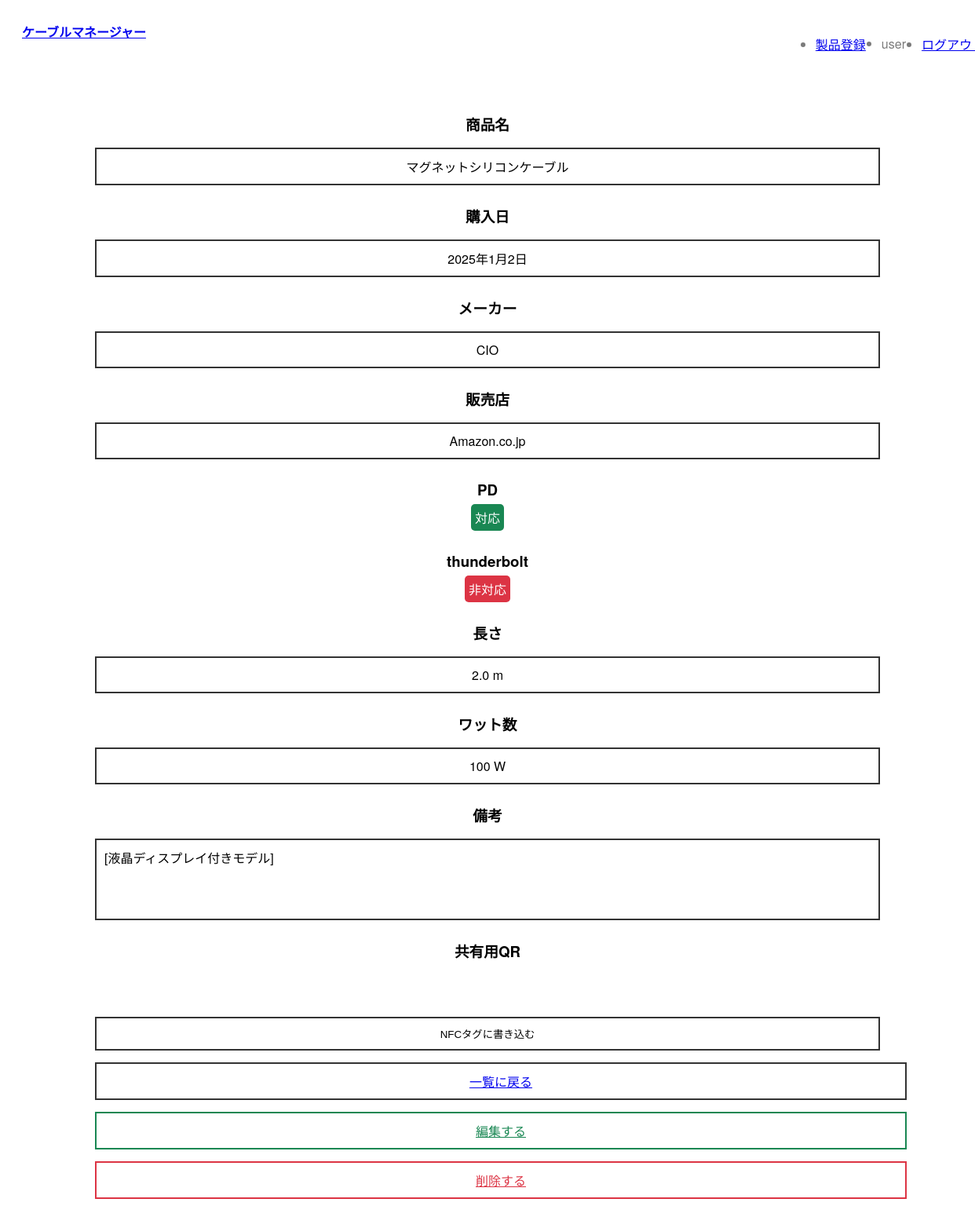
The app's page /7 (signed in) with its own data.
### accounts/models.py (models this page shows)
class CustomUser(AbstractBaseUser, PermissionsMixin):
    username = models.CharField(max_length=150, unique=True)
    email = models.EmailField(unique=True)
    last_name = models.CharField(max_length=150, blank=True)
    first_name = models.CharField(max_length=150, blank=True)
    is_active = models.BooleanField(default=True)
    is_staff = models.BooleanField(default=False)
    date_joined = models.DateTimeField(default=timezone.now)
    groups = models.ManyToManyField(Group, related_name='customuser_set',blank=True)
    user_permissions = models.ManyToManyField(Permission, related_name='customuser_set',blank=True)
    objects = CustomUserManager()
    USERNAME_FIELD = "username"
    REQUIRED_FIELDS = ["email"]
    def __str__(self):
        return self.username or self.email

### manage/models.py (models this page shows, shortened)
class Item(models.Model):
    name = models.CharField(max_length=50)
    user = models.ForeignKey(CustomUser,on_delete=models.CASCADE)
    created = models.DateTimeField(auto_now_add=True)
    modified = models.DateTimeField(auto_now=True)
    date = models.DateField(null=True, blank=True)
    Manufacturer = models.CharField(max_length=25, null=True, blank=True)
    Store = models.CharField(max_length=25, null=True, blank=True)
    length = models.DecimalField(max_digits=4, decimal_places=1, null=True, blank=True)
    watt = models.PositiveIntegerField(null=True, blank=True)
    PD = models.BooleanField(null=True, blank=True)
    thunderbolt = models.PositiveIntegerField(null=True, blank=True)
    comment = models.TextField(null=True, blank=True)

### manage/views.py (the view)
# urls.py: path('<int:id>', views.detail, name='detail'),
def detail(request, id):
    item = get_object_or_404(Item, id=id)
    context = {
        'item': item,
    }
    return render(request, 'manage/detail.html', context)

### myapp/context_processors.py (called while the page is built)
def debug(request):
    return {'debug': settings.DEBUG}

### manage/templates/manage/detail.html (shortened to what this page needs)
{% extends "base.html" %}
{% block content %}
<main class="detail">
    <h3 class="title">商品名</h3>
    <p>{{ item.name }}</p>
    <h3>購入日</h3>
    {% if item.date != null %}
        <p>{{ item.date }}</p>
    {% else %}
        <p>不明</p>
    {% endif %}
    <h3>メーカー</h3>
    {% if item.Manufacturer != null %}
        <p>{{ item.Manufacturer }}</p>
    {% else %}
        <p>不明</p>
    {% endif %}
    <h3>販売店</h3>
    {% if item.Store != null %}
        <p>{{ item.Store }}</p>
    {% else %}
        <p>不明</p>
    {% endif %}
    <h3>PD</h3>
    {% if item.PD == True %}
        <p class="TorF true">対応</p>
    {% else %}
        <p class="TorF false">非対応</p>
    {% endif %}
    <h3>thunderbolt</h3>
    {% if  item.thunderbolt == null %}
    <p class="TorF false">非対応</p>
    {% else %}
    <p class="TorF true">thunderbolt {{ item.thunderbolt }}</p>
    {% endif %}
    <h3>長さ</h3>
    {% if item.length != null %}
        <p>{{ item.length }} m</p>
    {% else %}
        <p>不明</p>
    {% endif %}
    <h3>ワット数</h3>
    {% if item.watt != null %}
        <p>{{ item.watt }} W</p>
    {% else %}
        <p>不明</p>
    {% endif %}
    <h3 class="title"><budoux-ja>備考</budoux-ja></h3>
    {% if item.comment != null %}
        <p class="comment">{{ item.comment }}</p>
    {% else %}
        <p class="comment">なし</p>
    {% endif %}
    <h3>共有用QR</h3>
    <div id="qrcode"></div>
    <button id="write-nfc" class="btn">NFCタグに書き込む</button>
    <a href='{% url "manage:index" %}' class="btn">一覧に戻る</a>
    <a href='{% url "manage:edit" item.id %}' class="btn edit">編集する</a>
    <a href='{% url "manage:delete" item.id %}' class="btn delete">削除する</a>
</main>
{% endblock %}

### manage/templates/base.html (shortened to what this page needs)
{% load static %}
<!DOCTYPE html>
<html lang="ja">
<head>
    <link rel="stylesheet" href="https://unpkg.com/destyle.css@4.0.1/destyle.css">
    <link href="{% static 'css/style.css' %}" rel="stylesheet">
    <link href="{% static 'css/index.css' %}" rel="stylesheet">
    <link href="{% static 'css/detail.css' %}" rel="stylesheet">
    <link href="{% static 'css/form.css' %}" rel="stylesheet">
</head>
<body>
    <header>
        <div class="logo">
            <a href="{% url "manage:index" %}">ケーブルマネージャー</a>
        </div>
        <nav>
            <ul>
                {% if user.is_authenticated %}
                    <li>
                        <a href="{% url "manage:new" %}">製品登録</a>
                    </li>
                    <li class='nav-user'>
                        <span class='navbar-text'>{{ user }}</span>
                    </li>
                    <li>
                        <form action='{% url "logout" %}' method='post' name='logout'>
                            <a href="javascript:logout.submit()">ログアウト</a>
                        </form>
                    </li>
                {% endif %}
            </ul>
        </nav>
    </header>
    {% block content %}
    {% endblock %}
</body>
</html>

### static/css/style.css (style rules this page uses)
body { font-family: "TT Norms Pro", "LINE Seed JP", "Helvetica Neue", Arial, Poppins, "Noto Sans JP", sans-serif; }
main { max-width: 1000px; padding: 15px; margin: 0 auto; }
header { background-color: #fff; padding: 20px; width: 100%; position: sticky; top: 0; display: flex; }
header .logo { margin-right: auto; font-weight: bold; }
header ul { color: rgba(0, 0, 0, 0.5176470588); display: flex; gap: 20px; }
header ul li a { transition: all 0.3s; }
.btn { padding: 10px; border: solid 2px #333; width: 100%; text-align: center; margin-top: 15px; transition: all 0.25s; display: block; }

### static/css/detail.css (style rules this page uses)
.detail { text-align: center; }
.detail .btn { padding: 10px 15px; border: 2px solid #333; display: block; text-align: center; transition: all 0.25s; background-color: #fff; margin-top: 15px; }
.detail .edit { border: 2px solid #198753; color: #198753; }
.detail .delete { border: 2px solid #dc3444; color: #dc3444; }
.detail h3 { margin: 25px 0 5px 0; }
.detail p { background-color: #fff; padding: 10px; border: solid #333 2px; }
.detail .comment { background-color: #fff; padding: 10px; height: 10vh; border: solid 2px #333; text-align: start; }
.detail #qrcode { background-color: #fff; padding: 25px; width: -moz-fit-content; width: fit-content; margin: 0 auto; border-radius: 15px; }
.detail .TorF { border-radius: 5px; width: -moz-fit-content; width: fit-content; display: block; margin: 0 auto; color: #fff; padding: 5px; border: none; }
.detail .true { background-color: #198753; }
.detail .false { background-color: #dc3444; }

### records on screen
CustomUser: username "user"
Item: name "マグネットシリコンケーブル", date "2025年1月2日", Manufacturer "CIO", Store "Amazon.co.jp", length "2.0", watt "100", comment "[液晶ディスプレイ付きモデル]"
